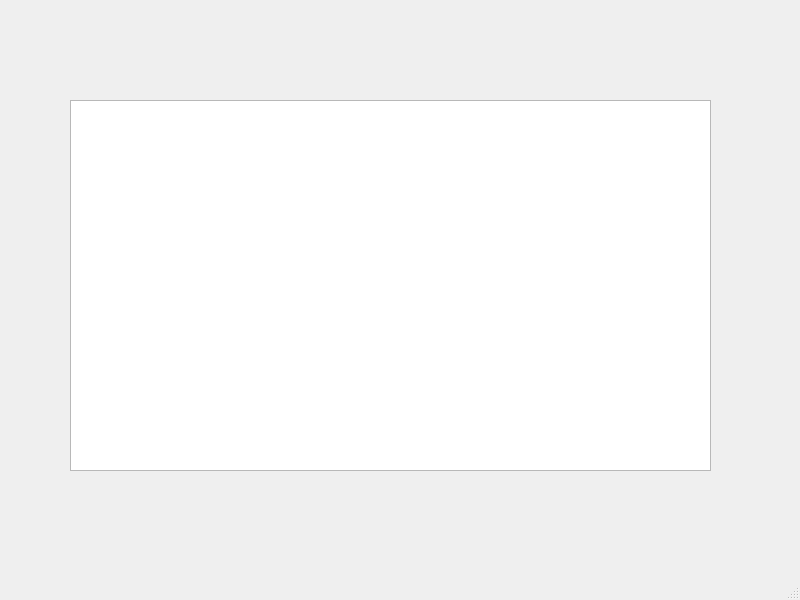
<?xml version="1.0" encoding="UTF-8"?>
<ui version="4.0">
 <class>MainWindow</class>
 <widget class="QMainWindow" name="MainWindow">
  <property name="geometry">
   <rect>
    <x>0</x>
    <y>0</y>
    <width>800</width>
    <height>600</height>
   </rect>
  </property>
  <property name="windowTitle">
   <string>MainWindow</string>
  </property>
  <widget class="QWidget" name="centralwidget">
   <widget class="QTextEdit" name="textEdit">
    <property name="geometry">
     <rect>
      <x>70</x>
      <y>100</y>
      <width>641</width>
      <height>371</height>
     </rect>
    </property>
   </widget>
  </widget>
  <widget class="QMenuBar" name="menubar">
   <property name="geometry">
    <rect>
     <x>0</x>
     <y>0</y>
     <width>800</width>
     <height>22</height>
    </rect>
   </property>
  </widget>
  <widget class="QStatusBar" name="statusbar"/>
 </widget>
 <resources/>
 <connections/>
</ui>
